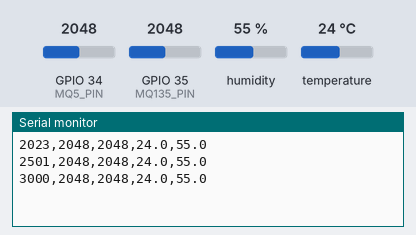
A program run on a simulated ESP32. On the bench: the last lines printed to the serial monitor. The test bench sets the inputs (shaded band); at power-on: humidity 55 %, GPIO 34 (MQ5_PIN) = 2048, GPIO 35 (MQ135_PIN) = 2048, temperature 24 °C (analog values on the 0–4095 scale).

Above: at 3.2 s.
3.3 s: humidity set to 22 %
At 4.4 s:
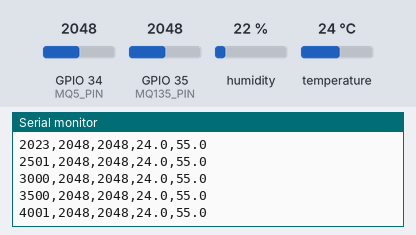
4.8 s: GPIO 34 (MQ5_PIN) set to 2866
At 5.4 s:
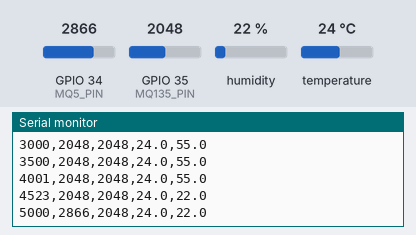
6.3 s: GPIO 35 (MQ135_PIN) set to 2866
At 6.9 s:
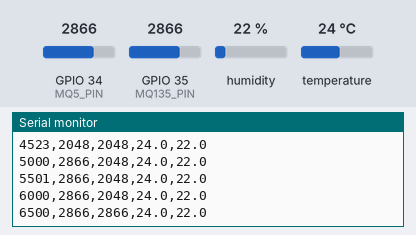
7.8 s: temperature set to 12 °C
At 7.81 s:
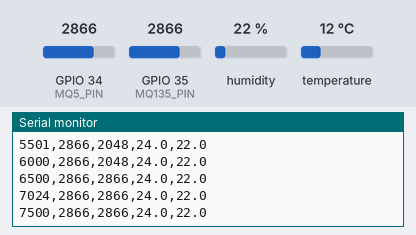
9.3 s: GPIO 34 (MQ5_PIN) set to 3972
At 10.4 s:
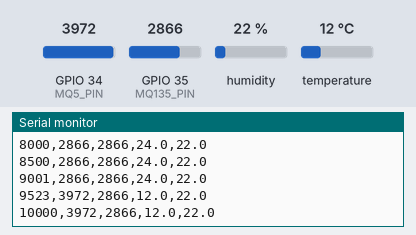
10.8 s: GPIO 35 (MQ135_PIN) set to 3972
At 10.81 s:
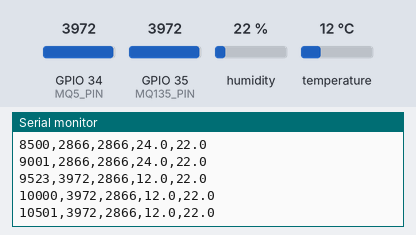
Timing chart, 0 to 13.3 s (numbered marks = the images above; inputs shaded):
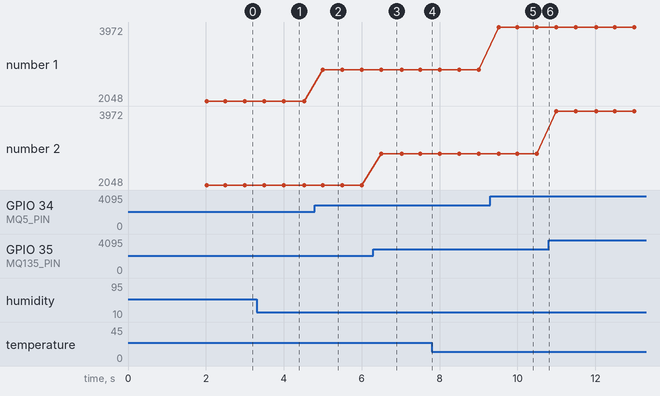

Measured:
- after the input at 4.8 s, the serial monitor: prints a new line after 0.20 s (image 2)
- after the input at 6.3 s, the serial monitor: prints a new line after 0.20 s (image 3)
- after the input at 9.3 s, the serial monitor: prints a new line after 0.22 s (image 5)
- plotted number 1: 2048 → 2866 after the input at 4.8 s, 2866 → 3972 after the input at 9.3 s

The program:

main.cpp
```cpp
#include <Arduino.h>
#include <DHT.h>

#define MQ5_PIN    34
#define MQ135_PIN  35
#define DHT_PIN    4

DHT dht(DHT_PIN, DHT11);
uint32_t lastSample = 0;

void setup() {
  Serial.begin(115200);
  delay(2000);

  analogReadResolution(12);
  analogSetAttenuation(ADC_11db);
  dht.begin();
}

void loop() {
  if (millis() - lastSample < 500) return;
  lastSample = millis();

  int mq5 = analogRead(MQ5_PIN);
  int mq135 = analogRead(MQ135_PIN);
  float temp = dht.readTemperature();
  float hum = dht.readHumidity();

  Serial.printf("%lu,%d,%d,%.1f,%.1f\n", millis(), mq5, mq135, temp, hum);
}
```
